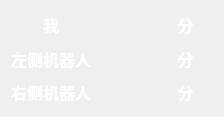
<?xml version="1.0" encoding="UTF-8"?>
<ui version="4.0">
 <class>ScorePanel</class>
 <widget class="QWidget" name="ScorePanel">
  <property name="geometry">
   <rect>
    <x>0</x>
    <y>0</y>
    <width>224</width>
    <height>117</height>
   </rect>
  </property>
  <property name="windowTitle">
   <string>Form</string>
  </property>
  <layout class="QGridLayout" name="gridLayout">
   <item row="0" column="0">
    <widget class="QLabel" name="meTitle">
     <property name="font">
      <font>
       <family>微软雅黑</family>
       <pointsize>12</pointsize>
       <weight>75</weight>
       <bold>true</bold>
      </font>
     </property>
     <property name="styleSheet">
      <string notr="true">color: rgb(255, 255, 255);</string>
     </property>
     <property name="text">
      <string>我</string>
     </property>
     <property name="alignment">
      <set>Qt::AlignCenter</set>
     </property>
    </widget>
   </item>
   <item row="0" column="1">
    <widget class="QLabel" name="meScore">
     <property name="font">
      <font>
       <family>微软雅黑</family>
       <pointsize>12</pointsize>
       <weight>75</weight>
       <bold>true</bold>
      </font>
     </property>
     <property name="styleSheet">
      <string notr="true">color: rgb(255, 255, 255);</string>
     </property>
     <property name="text">
      <string/>
     </property>
     <property name="alignment">
      <set>Qt::AlignCenter</set>
     </property>
    </widget>
   </item>
   <item row="0" column="2">
    <widget class="QLabel" name="score1">
     <property name="font">
      <font>
       <family>微软雅黑</family>
       <pointsize>12</pointsize>
       <weight>75</weight>
       <bold>true</bold>
      </font>
     </property>
     <property name="styleSheet">
      <string notr="true">color: rgb(255, 255, 255);</string>
     </property>
     <property name="text">
      <string>分</string>
     </property>
     <property name="alignment">
      <set>Qt::AlignCenter</set>
     </property>
    </widget>
   </item>
   <item row="1" column="0">
    <widget class="QLabel" name="leftTitle">
     <property name="font">
      <font>
       <family>微软雅黑</family>
       <pointsize>12</pointsize>
       <weight>75</weight>
       <bold>true</bold>
      </font>
     </property>
     <property name="styleSheet">
      <string notr="true">color: rgb(255, 255, 255);</string>
     </property>
     <property name="text">
      <string>左侧机器人</string>
     </property>
     <property name="alignment">
      <set>Qt::AlignCenter</set>
     </property>
    </widget>
   </item>
   <item row="1" column="1">
    <widget class="QLabel" name="leftScore">
     <property name="font">
      <font>
       <family>微软雅黑</family>
       <pointsize>12</pointsize>
       <weight>75</weight>
       <bold>true</bold>
      </font>
     </property>
     <property name="styleSheet">
      <string notr="true">color: rgb(255, 255, 255);</string>
     </property>
     <property name="text">
      <string/>
     </property>
     <property name="alignment">
      <set>Qt::AlignCenter</set>
     </property>
    </widget>
   </item>
   <item row="1" column="2">
    <widget class="QLabel" name="score2">
     <property name="font">
      <font>
       <family>微软雅黑</family>
       <pointsize>12</pointsize>
       <weight>75</weight>
       <bold>true</bold>
      </font>
     </property>
     <property name="styleSheet">
      <string notr="true">color: rgb(255, 255, 255);</string>
     </property>
     <property name="text">
      <string>分</string>
     </property>
     <property name="alignment">
      <set>Qt::AlignCenter</set>
     </property>
    </widget>
   </item>
   <item row="2" column="0">
    <widget class="QLabel" name="rightTitle">
     <property name="font">
      <font>
       <family>微软雅黑</family>
       <pointsize>12</pointsize>
       <weight>75</weight>
       <bold>true</bold>
      </font>
     </property>
     <property name="styleSheet">
      <string notr="true">color: rgb(255, 255, 255);</string>
     </property>
     <property name="text">
      <string>右侧机器人</string>
     </property>
     <property name="alignment">
      <set>Qt::AlignCenter</set>
     </property>
    </widget>
   </item>
   <item row="2" column="1">
    <widget class="QLabel" name="rightScore">
     <property name="font">
      <font>
       <family>微软雅黑</family>
       <pointsize>12</pointsize>
       <weight>75</weight>
       <bold>true</bold>
      </font>
     </property>
     <property name="styleSheet">
      <string notr="true">color: rgb(255, 255, 255);</string>
     </property>
     <property name="text">
      <string/>
     </property>
     <property name="alignment">
      <set>Qt::AlignCenter</set>
     </property>
    </widget>
   </item>
   <item row="2" column="2">
    <widget class="QLabel" name="score3">
     <property name="font">
      <font>
       <family>微软雅黑</family>
       <pointsize>12</pointsize>
       <weight>75</weight>
       <bold>true</bold>
      </font>
     </property>
     <property name="styleSheet">
      <string notr="true">color: rgb(255, 255, 255);</string>
     </property>
     <property name="text">
      <string>分</string>
     </property>
     <property name="alignment">
      <set>Qt::AlignCenter</set>
     </property>
    </widget>
   </item>
  </layout>
 </widget>
 <resources/>
 <connections/>
</ui>
